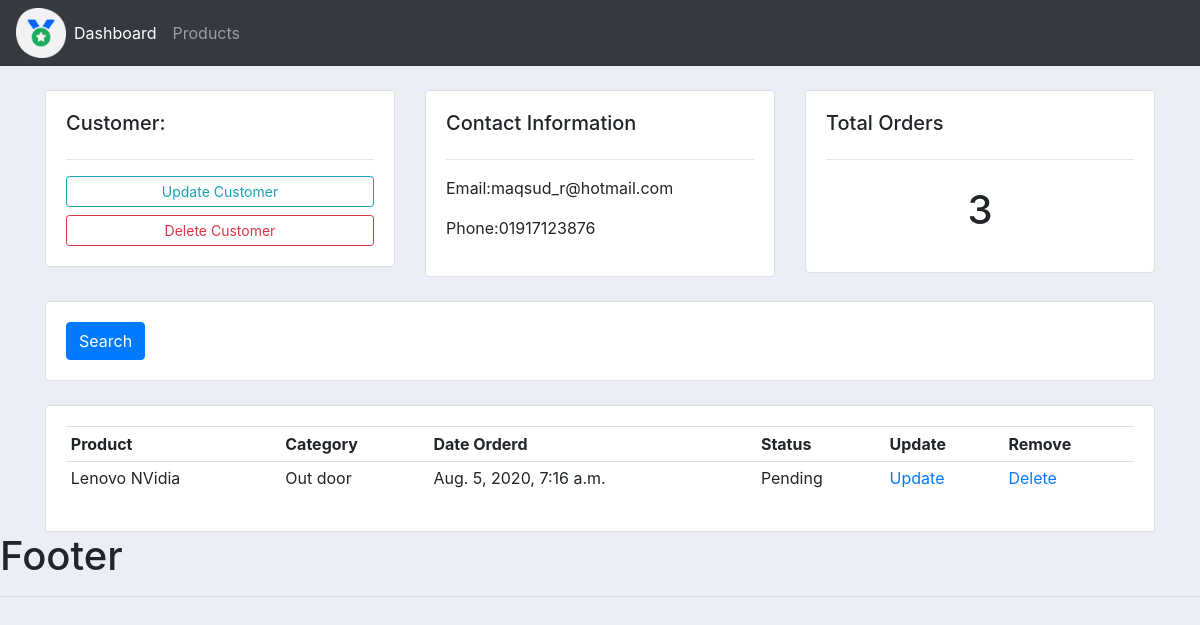
Screenshot of /customer/3 with the database file from the repository.
### accounts/models.py (models this page shows, shortened)
class Customer(models.Model):
	name  		= models.CharField(max_length=100, null=True)
	phone 		= models.CharField(max_length=100, null=True)
	email 		= models.EmailField()
	date_create = models.DateTimeField(auto_now_add=True,null=True)
	class Meta:
		verbose_name 		= 'Customer'
		verbose_name_plural = 'Customers'

class Order(models.Model):
	STATUS = (
			('Pending', 'Pending'),
			('Out for delivery', 'Out for delivery'),
			('Delivered', 'Delivered'),
			)
	customer 		= models.ForeignKey(Customer,null=True,on_delete=models.SET_NULL)
	product  		= models.ForeignKey(Product,null=True,on_delete=models.SET_NULL)
	date_created 	= models.DateTimeField(auto_now_add=True, null=True)
	status 			= models.CharField(max_length=200, null=True, choices=STATUS)
	class Meta:
		verbose_name 		= 'Order'
		verbose_name_plural = 'Orders'

class Product(models.Model):
	CATEGORY  = {
		('Indoor','Indoor'),
		('Out door','Out door'),
	}
	name 		= models.CharField(max_length=100, null=True)
	category 	= models.CharField(max_length=100,null=True, choices=CATEGORY)
	price 		= models.FloatField(null=True)
	description = models.TextField()
	date_create = models.DateTimeField(auto_now_add=True,null=True)
	def __str__(self):
		return self.name
	class Meta:
		verbose_name 		= 'Product'
		verbose_name_plural = 'Products'

### accounts/views.py (the view)
# urls.py: path('customer/<str:pk>', views.customer),
def customer(request,pk):
	customers 	 = Customer.objects.get(id=pk)
	total_orders = Order.objects.count()
	orders = customers.order_set.all()
	context = {
		'customers' : customers,
		'total_orders' : total_orders,
		'orders':orders
	}
	return render(request,'accounts/customer.html',context)

### accounts/templates/accounts/customer.html
{% extends 'accounts/main.html' %}
{% block content %}
<div class="container">
	<br>
<div class="row">
	<div class="col-md">
		<div class="card card-body">
			<h5>Customer:</h5>
			<hr>
			<a class="btn btn-outline-info  btn-sm btn-block" href="">Update Customer</a>
			<a class="btn btn-outline-danger  btn-sm btn-block" href="">Delete Customer</a>
		</div>
	</div>
	<div class="col-md">
		<div class="card card-body">
			<h5>Contact Information</h5>
			<hr>
			<p>Email:{{customers.email}} </p>
			<p>Phone:{{customers.phone}} </p>
		</div>
	</div>
	<div class="col-md">
		<div class="card card-body">
			<h5>Total Orders</h5>
			<hr>
			<h1 style="text-align: center;padding: 10px">{{total_orders}}</h1>
		</div>
	</div>
</div>
<br>
<div class="row">
	<div class="col">
		<div class="card card-body">
			<form method="get">
		    <button class="btn btn-primary" type="submit">Search</button>
		  </form>
		</div>
	</div>
</div>
<br>
<div class="row">
	<div class="col-md">
		<div class="card card-body">
			<table class="table table-sm">
				<tr>
					<th>Product</th>
					<th>Category</th>
					<th>Date Orderd</th>
					<th>Status</th>
					<th>Update</th>
					<th>Remove</th>
				</tr>
				{% for order in orders %}
				<tr>
					<td>{{order.product}}</td>
					<td>{{order.product.category}}</td>
					<td>{{order.date_created}}</td>
					<td>{{order.status}}</td>
					<td><a href="">Update</a></td>
					<td><a href="">Delete</a></td>
				</tr>
				{% endfor %}
			</table>
		</div>
	</div>
</div>
</div>
{% endblock %}

### static/css/main.css (style rules this page uses)
body { background-color: #ebeff5; }

### rows the page displays
Customer: email "maqsud_r@hotmail.com", phone "01917123876"
Order: product "Lenovo NVidia", product.category "Out door", date_created "Aug. 5, 2020, 7:16 a.m.", status "Pending"

### other values shown
{{ total_orders }} "3"
